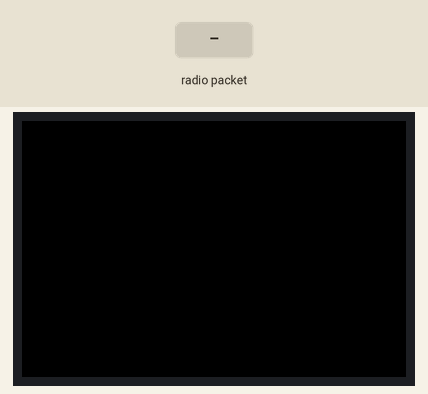
Recording of a sketch running on a simulated Arduino Mega 2560, built with avr-gcc and run on an emulated ATmega2560. Shown: 96×64 colour display. Inputs (shaded band) come from the test bench. No radio packets arrive unless stated; what the sketch prints to the serial monitor is not drawn.

Above: at 1.3 s.
1.4 s: radio packet "1" arrives
At 2.7 s:
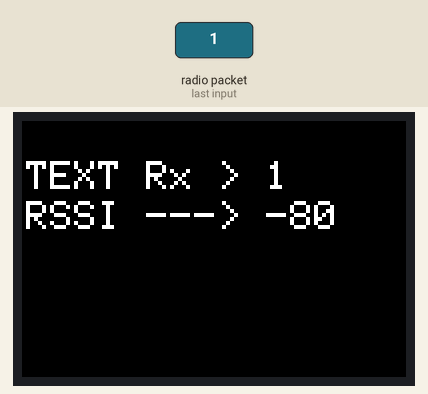
3.0 s: radio packet "0" arrives
At 4.2 s:
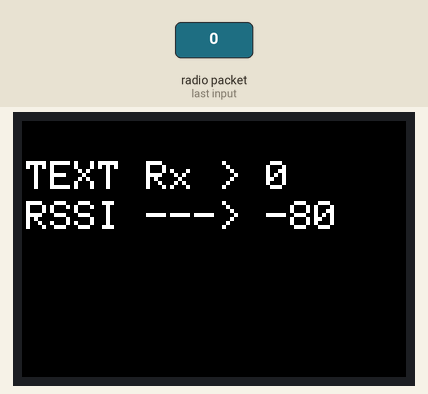
4.6 s: radio packet "2" arrives
At 5.3 s:
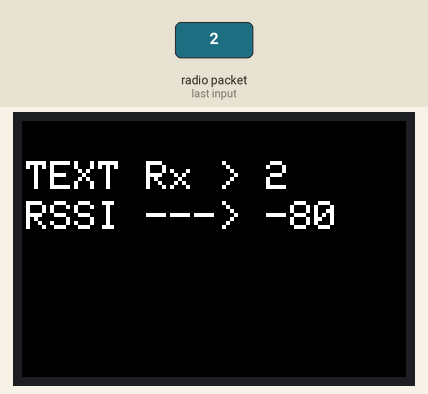
Timing chart, 0 to 7.6 s (numbered marks = the images above; inputs shaded):
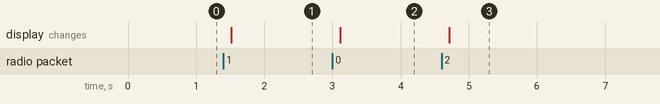

Measured:
- after the input at 1.4 s, the display: changes after 0.12 s (image 1)
- after the input at 3.0 s, the display: changes after 0.12 s (image 2)
- after the input at 4.6 s, the display: changes after 0.12 s (image 3)

The sketch:

Receiver.ino
```cpp
/*
 * *****************************************************************
 * *                                                               *
 * *                         include Zone                          *
 * *                                                               *
 * *****************************************************************
 */
#include "Adafruit_GFX.h"
#include "Adafruit_SSD1331.h"
#include <SPI.h>
#include <LoRa.h>


/*
 * *****************************************************************
 * *                                                               *
 * *                          define Zone                          *
 * *                                                               *
 * *****************************************************************
 */

 //OLED Setting
#define sclk  7
#define mosi  6
#define cs    3
#define rst   5
#define dc    4

//LoRa connect Setting
#define NSS_PIN    10
#define NRESET_PIN 9
#define DIO0_PIN   2

#define BLACK           0x0000
#define BLUE            0x001F
#define RED             0xF800
#define GREEN           0x07E0
#define CYAN            0x07FF
#define MAGENTA         0xF81F
#define YELLOW          0xFFE0
#define WHITE           0xFFFF

char text;
/*
 * *****************************************************************
 * *                                                               *
 * *                        variable Zone                          *
 * *                                                               *
 * *****************************************************************
 */

 Adafruit_SSD1331 display = Adafruit_SSD1331(cs, dc, mosi, sclk, rst);

  /*
 * *****************************************************************
 * *                                                               *
 * *                          void Zone                            *
 * *                                                               *
 * *****************************************************************
 */

 void setup() {
  Serial.begin(9600);

  //************************* LoRa Setup **************************

  while (!Serial);

  Serial.println("LoRa Node - Receiver");

  LoRa.setPins(NSS_PIN, NRESET_PIN, DIO0_PIN);
  if (!LoRa.begin(433E6)) {
    Serial.println("Starting LoRa failed!");
    while(1);
  }
  LoRa.setTimeout(100);


  //************************ OLED Setup***************************

  display.fillScreen(BLACK); //set background to black
  display.begin();

  //**************************************************************


 }//end void setup

void loop() {

  if (LoRa.parsePacket() > 0) {
    String text = LoRa.readString();
    display.fillScreen(BLACK);
    Serial.print("--->");
    Serial.println(text);
    Serial.print(LoRa.packetRssi());

    display.setCursor(1,0); //set position to Y=1, X=1
    display.print("Receiver Rx");

    display.fillScreen(BLACK);
    display.setCursor(1,10);
    display.print("TEXT Rx > ");
    display.print(text);
    display.setCursor(1,20);
    display.print("RSSI ---> ");
    display.print(LoRa.packetRssi());
  }
}//end void loop
```

Source omitted: Transmitter.cpp (19157 bytes)
